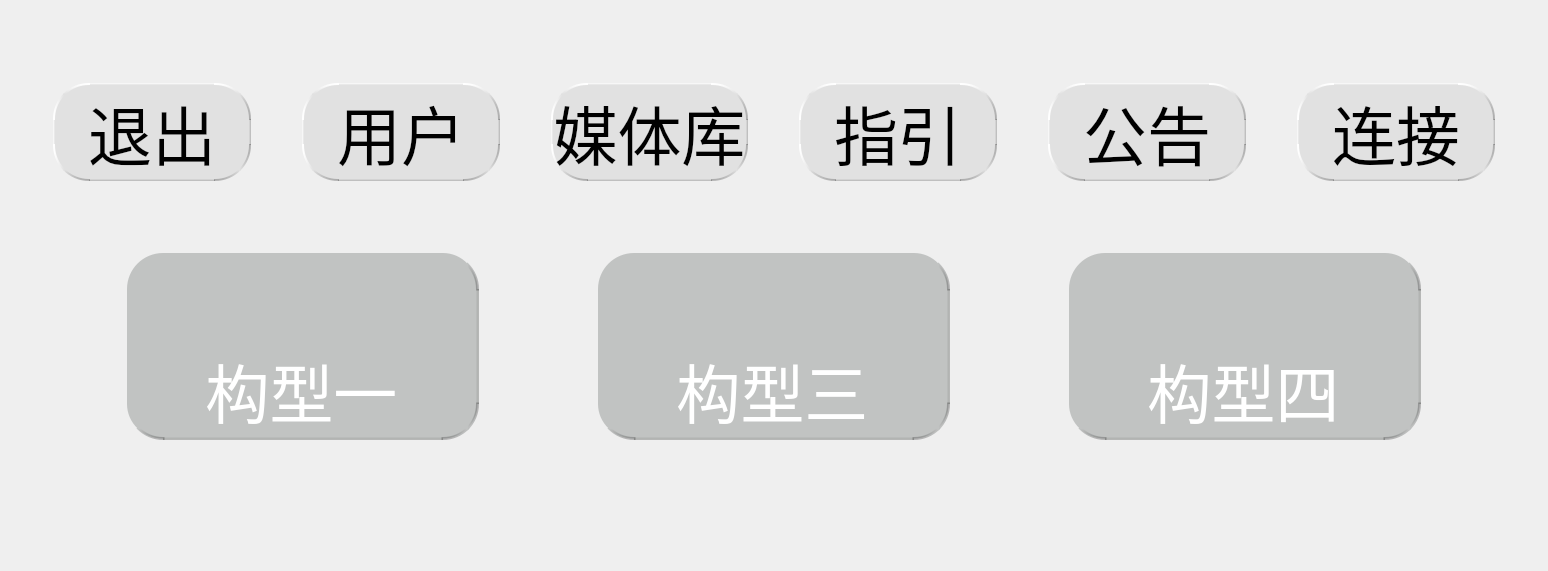
      <widget class="QWidget" name="page_2">
       <property name="styleSheet">
        <string notr="true">#page_2{
background-color:qlineargradient(spread:pad, x1:0, y1:0.3, x2:1, y2:0,stop:0.5 #B4CAD0,stop:1 rgba(137, 173, 198, 0))
}</string>
       </property>
       <layout class="QVBoxLayout" name="verticalLayout_3" stretch="0">
        <property name="leftMargin">
         <number>0</number>
        </property>
        <property name="topMargin">
         <number>0</number>
        </property>
        <property name="rightMargin">
         <number>0</number>
        </property>
        <property name="bottomMargin">
         <number>0</number>
        </property>
        <item>
         <widget class="QWidget" name="widget_3" native="true">
          <property name="styleSheet">
           <string notr="true">#widget_3{
background-image:url(://images/logo.png);
background-repeat:no-repeat;
background-position:left center;
}</string>
          </property>
          <layout class="QVBoxLayout" name="verticalLayout_4" stretch="259,144,205,583,409">
           <property name="leftMargin">
            <number>0</number>
           </property>
           <property name="topMargin">
            <number>0</number>
           </property>
           <property name="rightMargin">
            <number>0</number>
           </property>
           <property name="bottomMargin">
            <number>0</number>
           </property>
           <item>
            <spacer name="verticalSpacer_3">
             <property name="orientation">
              <enum>Qt::Vertical</enum>
             </property>
             <property name="sizeHint" stdset="0">
              <size>
               <width>20</width>
               <height>147</height>
              </size>
             </property>
            </spacer>
           </item>
           <item>
            <widget class="QWidget" name="widget_4" native="true">
             <layout class="QHBoxLayout" name="horizontalLayout_3">
              <property name="spacing">
               <number>51</number>
              </property>
              <property name="leftMargin">
               <number>53</number>
              </property>
              <property name="topMargin">
               <number>0</number>
              </property>
              <property name="rightMargin">
               <number>53</number>
              </property>
              <property name="bottomMargin">
               <number>0</number>
              </property>
              <item>
               <widget class="QPushButton" name="Button_Quit">
                <property name="sizePolicy">
                 <sizepolicy hsizetype="Minimum" vsizetype="Minimum">
                  <horstretch>0</horstretch>
                  <verstretch>0</verstretch>
                 </sizepolicy>
                </property>
                <property name="styleSheet">
                 <string notr="true">QPushButton{
background-color: rgb(225, 225, 225);
background-repeat:no-repeat;
background-position:center center;
 border-top: 2px solid qlineargradient(y0:0, y1:1,stop: 0 rgb(225, 225, 225),  stop: 1  rgb(255, 255, 255));
 border-left: 2px solid qlineargradient(x0:1, x1:1,stop: 0 rgb(225, 225, 225), stop: 1  rgb(255, 255, 255));
 border-bottom: 2px solid qlineargradient(y0:0, y1:1,stop: 0 rgba(0, 0, 0, 0.25), stop: 1  rgb(225, 225, 225));
 border-right: 2px solid qlineargradient(x0:0, x1:1,stop: 0 rgba(0, 0, 0, 0.25), stop: 1  rgb(225, 225, 225));
border-radius:36px;
}
QPushButton:hover{background-color:rgb(229, 241, 251); color: black;}
QPushButton:pressed{background-color:rgb(204, 228, 247);border-style: inset;}
QPushButton{
font-family: Microsoft JhengHei UI;
font-style: normal;
font-weight: normal;
font-size: 64px;
line-height: 81px;
display: flex;
align-items: flex-end;
}

</string>
                </property>
                <property name="text">
                 <string>退出</string>
                </property>
               </widget>
              </item>
              <item>
               <widget class="QPushButton" name="Button_page2_user">
                <property name="sizePolicy">
                 <sizepolicy hsizetype="Minimum" vsizetype="Minimum">
                  <horstretch>0</horstretch>
                  <verstretch>0</verstretch>
                 </sizepolicy>
                </property>
                <property name="styleSheet">
                 <string notr="true">QPushButton{
background-color: rgb(225, 225, 225);
background-repeat:no-repeat;
background-position:center center;

 border-top: 2px solid qlineargradient(y0:0, y1:1,stop: 0 rgb(225, 225, 225),  stop: 1  rgb(255, 255, 255));
 border-left: 2px solid qlineargradient(x0:1, x1:1,stop: 0 rgb(225, 225, 225), stop: 1  rgb(255, 255, 255));
 border-bottom: 2px solid qlineargradient(y0:0, y1:1,stop: 0 rgba(0, 0, 0, 0.25), stop: 1  rgb(225, 225, 225));
 border-right: 2px solid qlineargradient(x0:0, x1:1,stop: 0 rgba(0, 0, 0, 0.25), stop: 1  rgb(225, 225, 225));
border-radius:36px;
}
QPushButton:hover{background-color:rgb(229, 241, 251); color: black;}
QPushButton:pressed{background-color:rgb(204, 228, 247);border-style: inset;}
QPushButton{
font-family: Microsoft JhengHei UI;
font-style: normal;
font-weight: normal;
font-size: 64px;
line-height: 81px;
display: flex;
align-items: flex-end;
}

</string>
                </property>
                <property name="text">
                 <string>用户</string>
                </property>
               </widget>
              </item>
              <item>
               <widget class="QPushButton" name="Button_page2_user_media">
                <property name="sizePolicy">
                 <sizepolicy hsizetype="Minimum" vsizetype="Minimum">
                  <horstretch>0</horstretch>
                  <verstretch>0</verstretch>
                 </sizepolicy>
                </property>
                <property name="styleSheet">
                 <string notr="true">QPushButton{
background-color: rgb(225, 225, 225);
background-repeat:no-repeat;
background-position:center center;

 border-top: 2px solid qlineargradient(y0:0, y1:1,stop: 0 rgb(225, 225, 225),  stop: 1  rgb(255, 255, 255));
 border-left: 2px solid qlineargradient(x0:1, x1:1,stop: 0 rgb(225, 225, 225), stop: 1  rgb(255, 255, 255));
 border-bottom: 2px solid qlineargradient(y0:0, y1:1,stop: 0 rgba(0, 0, 0, 0.25), stop: 1  rgb(225, 225, 225));
 border-right: 2px solid qlineargradient(x0:0, x1:1,stop: 0 rgba(0, 0, 0, 0.25), stop: 1  rgb(225, 225, 225));
border-radius:36px;
}
QPushButton:hover{background-color:rgb(229, 241, 251); color: black;}
QPushButton:pressed{background-color:rgb(204, 228, 247);border-style: inset;}
QPushButton{
font-family: Microsoft JhengHei UI;
font-style: normal;
font-weight: normal;
font-size: 64px;
line-height: 81px;
display: flex;
align-items: flex-end;
}

</string>
                </property>
                <property name="text">
                 <string>媒体库</string>
                </property>
               </widget>
              </item>
              <item>
               <widget class="QPushButton" name="Button_page2_guide">
                <property name="sizePolicy">
                 <sizepolicy hsizetype="Minimum" vsizetype="Minimum">
                  <horstretch>0</horstretch>
                  <verstretch>0</verstretch>
                 </sizepolicy>
                </property>
                <property name="styleSheet">
                 <string notr="true">QPushButton{
background-color: rgb(225, 225, 225);
background-repeat:no-repeat;
background-position:center center;

 border-top: 2px solid qlineargradient(y0:0, y1:1,stop: 0 rgb(225, 225, 225),  stop: 1  rgb(255, 255, 255));
 border-left: 2px solid qlineargradient(x0:1, x1:1,stop: 0 rgb(225, 225, 225), stop: 1  rgb(255, 255, 255));
 border-bottom: 2px solid qlineargradient(y0:0, y1:1,stop: 0 rgba(0, 0, 0, 0.25), stop: 1  rgb(225, 225, 225));
 border-right: 2px solid qlineargradient(x0:0, x1:1,stop: 0 rgba(0, 0, 0, 0.25), stop: 1  rgb(225, 225, 225));
border-radius:36px;
}
QPushButton:hover{background-color:rgb(229, 241, 251); color: black;}
QPushButton:pressed{background-color:rgb(204, 228, 247);border-style: inset;}
QPushButton{
font-family: Microsoft JhengHei UI;
font-style: normal;
font-weight: normal;
font-size: 64px;
line-height: 81px;
display: flex;
align-items: flex-end;
}

</string>
                </property>
                <property name="text">
                 <string>指引</string>
                </property>
               </widget>
              </item>
              <item>
               <widget class="QPushButton" name="Button_page2_notice">
                <property name="sizePolicy">
                 <sizepolicy hsizetype="Minimum" vsizetype="Minimum">
                  <horstretch>0</horstretch>
                  <verstretch>0</verstretch>
                 </sizepolicy>
                </property>
                <property name="styleSheet">
                 <string notr="true">QPushButton{
background-color: rgb(225, 225, 225);
background-repeat:no-repeat;
background-position:center center;

 border-top: 2px solid qlineargradient(y0:0, y1:1,stop: 0 rgb(225, 225, 225),  stop: 1  rgb(255, 255, 255));
 border-left: 2px solid qlineargradient(x0:1, x1:1,stop: 0 rgb(225, 225, 225), stop: 1  rgb(255, 255, 255));
 border-bottom: 2px solid qlineargradient(y0:0, y1:1,stop: 0 rgba(0, 0, 0, 0.25), stop: 1  rgb(225, 225, 225));
 border-right: 2px solid qlineargradient(x0:0, x1:1,stop: 0 rgba(0, 0, 0, 0.25), stop: 1  rgb(225, 225, 225));
border-radius:36px;
}
QPushButton:hover{background-color:rgb(229, 241, 251); color: black;}
QPushButton:pressed{background-color:rgb(204, 228, 247);border-style: inset;}
QPushButton{
font-family: Microsoft JhengHei UI;
font-style: normal;
font-weight: normal;
font-size: 64px;
line-height: 81px;
display: flex;
align-items: flex-end;
}

</string>
                </property>
                <property name="text">
                 <string>公告</string>
                </property>
               </widget>
              </item>
              <item>
               <widget class="QPushButton" name="Button_page2_connect">
                <property name="sizePolicy">
                 <sizepolicy hsizetype="Minimum" vsizetype="Minimum">
                  <horstretch>0</horstretch>
                  <verstretch>0</verstretch>
                 </sizepolicy>
                </property>
                <property name="styleSheet">
                 <string notr="true">QPushButton{
background-color: rgb(225, 225, 225);
background-repeat:no-repeat;
background-position:center center;

 border-top: 2px solid qlineargradient(y0:0, y1:1,stop: 0 rgb(225, 225, 225),  stop: 1  rgb(255, 255, 255));
 border-left: 2px solid qlineargradient(x0:1, x1:1,stop: 0 rgb(225, 225, 225), stop: 1  rgb(255, 255, 255));
 border-bottom: 2px solid qlineargradient(y0:0, y1:1,stop: 0 rgba(0, 0, 0, 0.25), stop: 1  rgb(225, 225, 225));
 border-right: 2px solid qlineargradient(x0:0, x1:1,stop: 0 rgba(0, 0, 0, 0.25), stop: 1  rgb(225, 225, 225));
border-radius:36px;
}
QPushButton:hover{background-color:rgb(229, 241, 251); color: black;}
QPushButton:pressed{background-color:rgb(204, 228, 247);border-style: inset;}
QPushButton{
font-family: Microsoft JhengHei UI;
font-style: normal;
font-weight: normal;
font-size: 64px;
line-height: 81px;
display: flex;
align-items: flex-end;
}

</string>
                </property>
                <property name="text">
                 <string>连接</string>
                </property>
               </widget>
              </item>
             </layout>
            </widget>
           </item>
           <item>
            <spacer name="verticalSpacer_5">
             <property name="orientation">
              <enum>Qt::Vertical</enum>
             </property>
             <property name="sizeHint" stdset="0">
              <size>
               <width>20</width>
               <height>53</height>
              </size>
             </property>
            </spacer>
           </item>
           <item>
            <widget class="QWidget" name="widget_5" native="true">
             <layout class="QHBoxLayout" name="horizontalLayout_4" stretch="210,583,196,583,196,583,210">
              <property name="spacing">
               <number>0</number>
              </property>
              <property name="leftMargin">
               <number>0</number>
              </property>
              <property name="topMargin">
               <number>0</number>
              </property>
              <property name="rightMargin">
               <number>0</number>
              </property>
              <property name="bottomMargin">
               <number>0</number>
              </property>
              <item>
               <spacer name="horizontalSpacer_3">
                <property name="orientation">
                 <enum>Qt::Horizontal</enum>
                </property>
                <property name="sizeHint" stdset="0">
                 <size>
                  <width>258</width>
                  <height>20</height>
                 </size>
                </property>
               </spacer>
              </item>
              <item>
               <widget class="QPushButton" name="Button_page2_type1">
                <property name="sizePolicy">
                 <sizepolicy hsizetype="Minimum" vsizetype="Minimum">
                  <horstretch>0</horstretch>
                  <verstretch>0</verstretch>
                 </sizepolicy>
                </property>
                <property name="autoFillBackground">
                 <bool>false</bool>
                </property>
                <property name="styleSheet">
                 <string notr="true">
QPushButton{
background-image:url(://images/1.png);
background-repeat:no-repeat;
background-position:center center;
background-color:#C1C3C2;
 border-bottom: 3px solid qlineargradient(y0:0, y1:1,stop: 0 rgba(0, 0, 0, 0.25), stop: 1  #C1C3C2);
 border-right: 3px solid qlineargradient(x0:0, x1:1,stop: 0 rgba(0, 0, 0, 0.25), stop: 1  #C1C3C2);
border-radius:36px;
}
QPushButton:hover{background-color:rgb(229, 241, 251); color: black;}
QPushButton:pressed{background-color:rgb(204, 228, 247);border-style: inset;}
QPushButton{
font-family: Microsoft JhengHei UI;
font-style: normal;
font-weight: normal;
font-size: 64px;
color:white;
line-height: 81px;
display: flex;
align-items: flex-end;
text-align:bottom;
}

</string>
                </property>
                <property name="text">
                 <string>构型一</string>
                </property>
               </widget>
              </item>
              <item>
               <spacer name="horizontalSpacer_4">
                <property name="orientation">
                 <enum>Qt::Horizontal</enum>
                </property>
                <property name="sizeHint" stdset="0">
                 <size>
                  <width>189</width>
                  <height>20</height>
                 </size>
                </property>
               </spacer>
              </item>
              <item>
               <widget class="QPushButton" name="Button_page2_type3">
                <property name="sizePolicy">
                 <sizepolicy hsizetype="Minimum" vsizetype="Minimum">
                  <horstretch>0</horstretch>
                  <verstretch>0</verstretch>
                 </sizepolicy>
                </property>
                <property name="autoFillBackground">
                 <bool>false</bool>
                </property>
                <property name="styleSheet">
                 <string notr="true">QPushButton{
background-image:url(://images/2.png);
background-repeat:no-repeat;
background-position:center center;
background-color:#C1C3C2;
 border-bottom: 3px solid qlineargradient(y0:0, y1:1,stop: 0 rgba(0, 0, 0, 0.25), stop: 1  #C1C3C2);
 border-right: 3px solid qlineargradient(x0:0, x1:1,stop: 0 rgba(0, 0, 0, 0.25), stop: 1  #C1C3C2);
border-radius:36px;
}
QPushButton:hover{background-color:rgb(229, 241, 251); color: black;}
QPushButton:pressed{background-color:rgb(204, 228, 247);border-style: inset;}
QPushButton{
font-family: Microsoft JhengHei UI;
font-style: normal;
font-weight: normal;
font-size: 64px;
color:white;
line-height: 81px;
display: flex;
align-items: flex-end;
text-align:bottom;
}</string>
                </property>
                <property name="text">
                 <string>构型三</string>
                </property>
               </widget>
              </item>
              <item>
               <spacer name="horizontalSpacer_5">
                <property name="orientation">
                 <enum>Qt::Horizontal</enum>
                </property>
                <property name="sizeHint" stdset="0">
                 <size>
                  <width>258</width>
                  <height>20</height>
                 </size>
                </property>
               </spacer>
              </item>
              <item>
               <widget class="QPushButton" name="Button_page2_type3_2">
                <property name="sizePolicy">
                 <sizepolicy hsizetype="Minimum" vsizetype="Minimum">
                  <horstretch>0</horstretch>
                  <verstretch>0</verstretch>
                 </sizepolicy>
                </property>
                <property name="autoFillBackground">
                 <bool>false</bool>
                </property>
                <property name="styleSheet">
                 <string notr="true">QPushButton{
background-image:url(://images/2.png);
background-repeat:no-repeat;
background-position:center center;
background-color:#C1C3C2;
 border-bottom: 3px solid qlineargradient(y0:0, y1:1,stop: 0 rgba(0, 0, 0, 0.25), stop: 1  #C1C3C2);
 border-right: 3px solid qlineargradient(x0:0, x1:1,stop: 0 rgba(0, 0, 0, 0.25), stop: 1  #C1C3C2);
border-radius:36px;

}
QPushButton:hover{background-color:rgb(229, 241, 251); color: black;}
QPushButton:pressed{background-color:rgb(204, 228, 247);border-style: inset;}
QPushButton{
font-family: Microsoft JhengHei UI;
font-style: normal;
font-weight: normal;
font-size: 64px;
color:white;
line-height: 81px;
display: flex;
align-items: flex-end;
text-align:bottom;
}</string>
                </property>
                <property name="text">
                 <string>构型四</string>
                </property>
               </widget>
              </item>
              <item>
               <spacer name="horizontalSpacer_7">
                <property name="orientation">
                 <enum>Qt::Horizontal</enum>
                </property>
                <property name="sizeHint" stdset="0">
                 <size>
                  <width>258</width>
                  <height>20</height>
                 </size>
                </property>
               </spacer>
              </item>
             </layout>
            </widget>
           </item>
           <item>
            <spacer name="verticalSpacer_4">
             <property name="orientation">
              <enum>Qt::Vertical</enum>
             </property>
             <property name="sizeHint" stdset="0">
              <size>
               <width>20</width>
               <height>170</height>
              </size>
             </property>
            </spacer>
           </item>
          </layout>
         </widget>
        </item>
       </layout>
      </widget>
